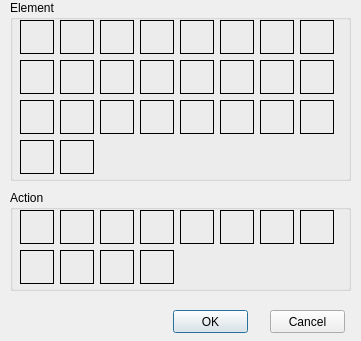
<?xml version="1.0" encoding="UTF-8"?>
<ui version="4.0">
 <class>FreestyleDialog</class>
 <widget class="QDialog" name="FreestyleDialog">
  <property name="geometry">
   <rect>
    <x>0</x>
    <y>0</y>
    <width>361</width>
    <height>341</height>
   </rect>
  </property>
  <widget class="QGroupBox" name="groupBoxElement">
   <property name="geometry">
    <rect>
     <x>10</x>
     <y>0</y>
     <width>341</width>
     <height>181</height>
    </rect>
   </property>
   <property name="title">
    <string>Element</string>
   </property>
   <widget class="SelectLabel" name="labelElement1">
    <property name="geometry">
     <rect>
      <x>10</x>
      <y>20</y>
      <width>34</width>
      <height>34</height>
     </rect>
    </property>
    <property name="frameShape">
     <enum>QFrame::Box</enum>
    </property>
    <property name="text">
     <string/>
    </property>
   </widget>
   <widget class="SelectLabel" name="labelElement2">
    <property name="geometry">
     <rect>
      <x>50</x>
      <y>20</y>
      <width>34</width>
      <height>34</height>
     </rect>
    </property>
    <property name="frameShape">
     <enum>QFrame::Box</enum>
    </property>
    <property name="text">
     <string/>
    </property>
   </widget>
   <widget class="SelectLabel" name="labelElement3">
    <property name="geometry">
     <rect>
      <x>90</x>
      <y>20</y>
      <width>34</width>
      <height>34</height>
     </rect>
    </property>
    <property name="frameShape">
     <enum>QFrame::Box</enum>
    </property>
    <property name="text">
     <string/>
    </property>
   </widget>
   <widget class="SelectLabel" name="labelElement4">
    <property name="geometry">
     <rect>
      <x>130</x>
      <y>20</y>
      <width>34</width>
      <height>34</height>
     </rect>
    </property>
    <property name="frameShape">
     <enum>QFrame::Box</enum>
    </property>
    <property name="text">
     <string/>
    </property>
   </widget>
   <widget class="SelectLabel" name="labelElement5">
    <property name="geometry">
     <rect>
      <x>170</x>
      <y>20</y>
      <width>34</width>
      <height>34</height>
     </rect>
    </property>
    <property name="frameShape">
     <enum>QFrame::Box</enum>
    </property>
    <property name="text">
     <string/>
    </property>
   </widget>
   <widget class="SelectLabel" name="labelElement6">
    <property name="geometry">
     <rect>
      <x>210</x>
      <y>20</y>
      <width>34</width>
      <height>34</height>
     </rect>
    </property>
    <property name="frameShape">
     <enum>QFrame::Box</enum>
    </property>
    <property name="text">
     <string/>
    </property>
   </widget>
   <widget class="SelectLabel" name="labelElement7">
    <property name="geometry">
     <rect>
      <x>250</x>
      <y>20</y>
      <width>34</width>
      <height>34</height>
     </rect>
    </property>
    <property name="frameShape">
     <enum>QFrame::Box</enum>
    </property>
    <property name="text">
     <string/>
    </property>
   </widget>
   <widget class="SelectLabel" name="labelElement8">
    <property name="geometry">
     <rect>
      <x>290</x>
      <y>20</y>
      <width>34</width>
      <height>34</height>
     </rect>
    </property>
    <property name="frameShape">
     <enum>QFrame::Box</enum>
    </property>
    <property name="text">
     <string/>
    </property>
   </widget>
   <widget class="SelectLabel" name="labelElement11">
    <property name="geometry">
     <rect>
      <x>90</x>
      <y>60</y>
      <width>34</width>
      <height>34</height>
     </rect>
    </property>
    <property name="frameShape">
     <enum>QFrame::Box</enum>
    </property>
    <property name="text">
     <string/>
    </property>
   </widget>
   <widget class="SelectLabel" name="labelElement13">
    <property name="geometry">
     <rect>
      <x>170</x>
      <y>60</y>
      <width>34</width>
      <height>34</height>
     </rect>
    </property>
    <property name="frameShape">
     <enum>QFrame::Box</enum>
    </property>
    <property name="text">
     <string/>
    </property>
   </widget>
   <widget class="SelectLabel" name="labelElement9">
    <property name="geometry">
     <rect>
      <x>10</x>
      <y>60</y>
      <width>34</width>
      <height>34</height>
     </rect>
    </property>
    <property name="frameShape">
     <enum>QFrame::Box</enum>
    </property>
    <property name="text">
     <string/>
    </property>
   </widget>
   <widget class="SelectLabel" name="labelElement15">
    <property name="geometry">
     <rect>
      <x>250</x>
      <y>60</y>
      <width>34</width>
      <height>34</height>
     </rect>
    </property>
    <property name="frameShape">
     <enum>QFrame::Box</enum>
    </property>
    <property name="text">
     <string/>
    </property>
   </widget>
   <widget class="SelectLabel" name="labelElement16">
    <property name="geometry">
     <rect>
      <x>290</x>
      <y>60</y>
      <width>34</width>
      <height>34</height>
     </rect>
    </property>
    <property name="frameShape">
     <enum>QFrame::Box</enum>
    </property>
    <property name="text">
     <string/>
    </property>
   </widget>
   <widget class="SelectLabel" name="labelElement12">
    <property name="geometry">
     <rect>
      <x>130</x>
      <y>60</y>
      <width>34</width>
      <height>34</height>
     </rect>
    </property>
    <property name="frameShape">
     <enum>QFrame::Box</enum>
    </property>
    <property name="text">
     <string/>
    </property>
   </widget>
   <widget class="SelectLabel" name="labelElement10">
    <property name="geometry">
     <rect>
      <x>50</x>
      <y>60</y>
      <width>34</width>
      <height>34</height>
     </rect>
    </property>
    <property name="frameShape">
     <enum>QFrame::Box</enum>
    </property>
    <property name="text">
     <string/>
    </property>
   </widget>
   <widget class="SelectLabel" name="labelElement14">
    <property name="geometry">
     <rect>
      <x>210</x>
      <y>60</y>
      <width>34</width>
      <height>34</height>
     </rect>
    </property>
    <property name="frameShape">
     <enum>QFrame::Box</enum>
    </property>
    <property name="text">
     <string/>
    </property>
   </widget>
   <widget class="SelectLabel" name="labelElement19">
    <property name="geometry">
     <rect>
      <x>90</x>
      <y>100</y>
      <width>34</width>
      <height>34</height>
     </rect>
    </property>
    <property name="frameShape">
     <enum>QFrame::Box</enum>
    </property>
    <property name="text">
     <string/>
    </property>
   </widget>
   <widget class="SelectLabel" name="labelElement21">
    <property name="geometry">
     <rect>
      <x>170</x>
      <y>100</y>
      <width>34</width>
      <height>34</height>
     </rect>
    </property>
    <property name="frameShape">
     <enum>QFrame::Box</enum>
    </property>
    <property name="text">
     <string/>
    </property>
   </widget>
   <widget class="SelectLabel" name="labelElement17">
    <property name="geometry">
     <rect>
      <x>10</x>
      <y>100</y>
      <width>34</width>
      <height>34</height>
     </rect>
    </property>
    <property name="frameShape">
     <enum>QFrame::Box</enum>
    </property>
    <property name="text">
     <string/>
    </property>
   </widget>
   <widget class="SelectLabel" name="labelElement23">
    <property name="geometry">
     <rect>
      <x>250</x>
      <y>100</y>
      <width>34</width>
      <height>34</height>
     </rect>
    </property>
    <property name="frameShape">
     <enum>QFrame::Box</enum>
    </property>
    <property name="text">
     <string/>
    </property>
   </widget>
   <widget class="SelectLabel" name="labelElement24">
    <property name="geometry">
     <rect>
      <x>290</x>
      <y>100</y>
      <width>34</width>
      <height>34</height>
     </rect>
    </property>
    <property name="frameShape">
     <enum>QFrame::Box</enum>
    </property>
    <property name="text">
     <string/>
    </property>
   </widget>
   <widget class="SelectLabel" name="labelElement20">
    <property name="geometry">
     <rect>
      <x>130</x>
      <y>100</y>
      <width>34</width>
      <height>34</height>
     </rect>
    </property>
    <property name="frameShape">
     <enum>QFrame::Box</enum>
    </property>
    <property name="text">
     <string/>
    </property>
   </widget>
   <widget class="SelectLabel" name="labelElement18">
    <property name="geometry">
     <rect>
      <x>50</x>
      <y>100</y>
      <width>34</width>
      <height>34</height>
     </rect>
    </property>
    <property name="frameShape">
     <enum>QFrame::Box</enum>
    </property>
    <property name="text">
     <string/>
    </property>
   </widget>
   <widget class="SelectLabel" name="labelElement22">
    <property name="geometry">
     <rect>
      <x>210</x>
      <y>100</y>
      <width>34</width>
      <height>34</height>
     </rect>
    </property>
    <property name="frameShape">
     <enum>QFrame::Box</enum>
    </property>
    <property name="text">
     <string/>
    </property>
   </widget>
   <widget class="SelectLabel" name="labelElement26">
    <property name="geometry">
     <rect>
      <x>50</x>
      <y>140</y>
      <width>34</width>
      <height>34</height>
     </rect>
    </property>
    <property name="frameShape">
     <enum>QFrame::Box</enum>
    </property>
    <property name="text">
     <string/>
    </property>
   </widget>
   <widget class="SelectLabel" name="labelElement25">
    <property name="geometry">
     <rect>
      <x>10</x>
      <y>140</y>
      <width>34</width>
      <height>34</height>
     </rect>
    </property>
    <property name="frameShape">
     <enum>QFrame::Box</enum>
    </property>
    <property name="text">
     <string/>
    </property>
   </widget>
  </widget>
  <widget class="QGroupBox" name="groupBoxAction">
   <property name="geometry">
    <rect>
     <x>10</x>
     <y>190</y>
     <width>341</width>
     <height>101</height>
    </rect>
   </property>
   <property name="title">
    <string>Action</string>
   </property>
   <widget class="SelectLabel" name="labelAction3">
    <property name="geometry">
     <rect>
      <x>90</x>
      <y>20</y>
      <width>34</width>
      <height>34</height>
     </rect>
    </property>
    <property name="frameShape">
     <enum>QFrame::Box</enum>
    </property>
    <property name="text">
     <string/>
    </property>
   </widget>
   <widget class="SelectLabel" name="labelAction5">
    <property name="geometry">
     <rect>
      <x>170</x>
      <y>20</y>
      <width>34</width>
      <height>34</height>
     </rect>
    </property>
    <property name="frameShape">
     <enum>QFrame::Box</enum>
    </property>
    <property name="text">
     <string/>
    </property>
   </widget>
   <widget class="SelectLabel" name="labelAction1">
    <property name="geometry">
     <rect>
      <x>10</x>
      <y>20</y>
      <width>34</width>
      <height>34</height>
     </rect>
    </property>
    <property name="frameShape">
     <enum>QFrame::Box</enum>
    </property>
    <property name="text">
     <string/>
    </property>
   </widget>
   <widget class="SelectLabel" name="labelAction7">
    <property name="geometry">
     <rect>
      <x>250</x>
      <y>20</y>
      <width>34</width>
      <height>34</height>
     </rect>
    </property>
    <property name="frameShape">
     <enum>QFrame::Box</enum>
    </property>
    <property name="text">
     <string/>
    </property>
   </widget>
   <widget class="SelectLabel" name="labelAction8">
    <property name="geometry">
     <rect>
      <x>290</x>
      <y>20</y>
      <width>34</width>
      <height>34</height>
     </rect>
    </property>
    <property name="frameShape">
     <enum>QFrame::Box</enum>
    </property>
    <property name="text">
     <string/>
    </property>
   </widget>
   <widget class="SelectLabel" name="labelAction4">
    <property name="geometry">
     <rect>
      <x>130</x>
      <y>20</y>
      <width>34</width>
      <height>34</height>
     </rect>
    </property>
    <property name="frameShape">
     <enum>QFrame::Box</enum>
    </property>
    <property name="text">
     <string/>
    </property>
   </widget>
   <widget class="SelectLabel" name="labelAction2">
    <property name="geometry">
     <rect>
      <x>50</x>
      <y>20</y>
      <width>34</width>
      <height>34</height>
     </rect>
    </property>
    <property name="frameShape">
     <enum>QFrame::Box</enum>
    </property>
    <property name="text">
     <string/>
    </property>
   </widget>
   <widget class="SelectLabel" name="labelAction6">
    <property name="geometry">
     <rect>
      <x>210</x>
      <y>20</y>
      <width>34</width>
      <height>34</height>
     </rect>
    </property>
    <property name="frameShape">
     <enum>QFrame::Box</enum>
    </property>
    <property name="text">
     <string/>
    </property>
   </widget>
   <widget class="SelectLabel" name="labelAction10">
    <property name="geometry">
     <rect>
      <x>50</x>
      <y>60</y>
      <width>34</width>
      <height>34</height>
     </rect>
    </property>
    <property name="frameShape">
     <enum>QFrame::Box</enum>
    </property>
    <property name="text">
     <string/>
    </property>
   </widget>
   <widget class="SelectLabel" name="labelAction12">
    <property name="geometry">
     <rect>
      <x>130</x>
      <y>60</y>
      <width>34</width>
      <height>34</height>
     </rect>
    </property>
    <property name="frameShape">
     <enum>QFrame::Box</enum>
    </property>
    <property name="text">
     <string/>
    </property>
   </widget>
   <widget class="SelectLabel" name="labelAction11">
    <property name="geometry">
     <rect>
      <x>90</x>
      <y>60</y>
      <width>34</width>
      <height>34</height>
     </rect>
    </property>
    <property name="frameShape">
     <enum>QFrame::Box</enum>
    </property>
    <property name="text">
     <string/>
    </property>
   </widget>
   <widget class="SelectLabel" name="labelAction9">
    <property name="geometry">
     <rect>
      <x>10</x>
      <y>60</y>
      <width>34</width>
      <height>34</height>
     </rect>
    </property>
    <property name="frameShape">
     <enum>QFrame::Box</enum>
    </property>
    <property name="text">
     <string/>
    </property>
   </widget>
  </widget>
  <widget class="QPushButton" name="pushButtonOK">
   <property name="geometry">
    <rect>
     <x>173</x>
     <y>310</y>
     <width>75</width>
     <height>23</height>
    </rect>
   </property>
   <property name="text">
    <string>OK</string>
   </property>
  </widget>
  <widget class="QPushButton" name="pushButtonCancel">
   <property name="geometry">
    <rect>
     <x>270</x>
     <y>310</y>
     <width>75</width>
     <height>23</height>
    </rect>
   </property>
   <property name="text">
    <string>Cancel</string>
   </property>
  </widget>
 </widget>
 <customwidgets>
  <customwidget>
   <class>SelectLabel</class>
   <extends>QLabel</extends>
   <header>selectlabel.h</header>
  </customwidget>
 </customwidgets>
 <resources/>
 <connections/>
</ui>
